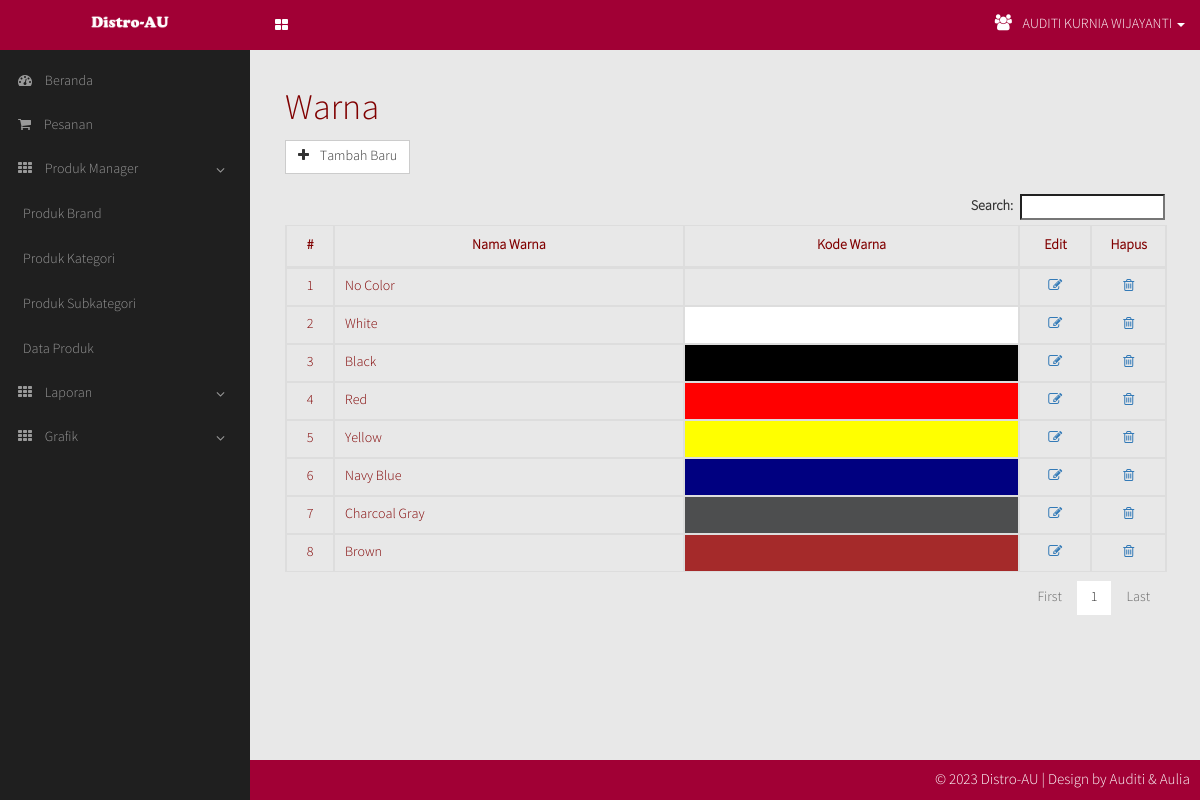
Screenshot of /miiadmin/colors.php (signed in) with the database file from the repository.
### tables this page shows
CREATE TABLE `users` (
  `user_id` int(11) NOT NULL,
  `fullname` varchar(50) NOT NULL,
  `user` varchar(30) NOT NULL,
  `pass` varchar(50) NOT NULL
);

CREATE TABLE `colors` (
  `clr_id` int(11) NOT NULL,
  `color` varchar(30) NOT NULL,
  `color_cd` varchar(7) NOT NULL
);

### miiadmin/colors.php (the view, shortened to what this page needs)
<?php
require_once("connect.php");
if(isset($_COOKIE['user_id']) && $_COOKIE['user_id'] != ''){
	$id = $_COOKIE['user_id'];
}else if(isset($_SESSION['user_id']) && $_SESSION['user_id'] != ''){
	$id = $_SESSION['user_id'];
}else{
	header('location: index.php');
	exit();
}
?>
<!DOCTYPE html>
<html lang="en">
<head>
	<link rel="stylesheet" type="text/css" href="css/bootstrap.min.css" />
	<link rel="stylesheet" type="text/css" href="css/font-awesome.min.css" />
	<link rel="stylesheet" type="text/css" href="css/miiadmin.css" />
	<link rel="stylesheet" type="text/css" href="css/jquery.dataTables.css" />
</head>
<body>
	<?php
	$queryname = mysqli_query($conn, "SELECT * FROM users WHERE user_id = '".$id."'");
	$name = mysqli_fetch_array($queryname);
	?>
	<nav class="navbar navbar-inverse navbar-fixed-top" role="navigation">
		<div class="container-fluid">
			<div class="navbar-header">
				<a href="#main-toggle" id="menu-toggle" class="sidebar-toggle">
				</a>
				<a href="#" class="navbar-brand"><img src="../logo/distroauadmin.png" /></a>
			</div>
			<ul class="nav navbar-nav navbar-right">
				<li class="dropdown user-menu">
					<a class="dropdown-toggle" data-toggle="dropdown">
						<i class="fa fa-users"></i> <?php echo $name['fullname']; ?> <span class="caret"></span>
					</a>
				</li>
			</ul>
		</div>
	</nav>
	<div id="wrapper">
		<aside id="sidebar-wrapper">
			<ul class="sidebar-nav">
				<li><a href="admin.php"><i class="fa fa-dashboard"></i> Beranda</a></li>
				<li><a href="order_confirmation.php"><i class="fa fa-shopping-cart"></i> Pesanan</a></li>
				<li class="sidebar-child"><a href="#"><i class="fa fa-th"></i> Produk Manager <i class="sidebar-fa fa fa-angle-down pull-right"></i></a>
					<ul class="sidebar-second-child" style="display:block;">
						<li><a href="brands.php">Produk Brand</a></li>
						<li><a href="categories.php">Produk Kategori</a></li>
						<li><a href="subcategories.php">Produk Subkategori</a></li>
						<li><a href="product.php">Data Produk</a></li>
					</ul>
				</li>
				<li class="sidebar-child"><a href="#"><i class="fa fa-th"></i> Laporan <i class="sidebar-fa fa fa-angle-down pull-right"></i></a>
				</li>
				<li class="sidebar-child"><a href="#"><i class="fa fa-th"></i> Grafik<i class="sidebar-fa fa fa-angle-down pull-right"></i></a>
				</li>
			</ul>
		</aside>
		<?php
		include "connect.php";
		$act = @$_GET['act'];
		switch($act){
			default:
		?>
		<div id="page-content-wrapper">
			<div class="container-fluid">
				<div class="row">
					<div class="col-lg-12">
						<h1>Warna</h1>
						<a href="?act=add" class="btn btn-default"><i class="fa fa-plus"></i> Tambah Baru</a>
						<div class="table-responsive" style="margin-top:10px;">
							<table id="data" class="table table-bordered results">
								<thead>
									<tr>
										<th width="10">#</th>
										<th>Nama Warna</th>
										<th>Kode Warna</th>
										<th>Edit</th>
										<th>Hapus</th>
									</tr>
								</thead>
								<tbody>
		<?php
			$sql = "SELECT * FROM colors";
			$query = mysqli_query($conn, $sql);
			$no = 0;
			while($row = mysqli_fetch_assoc($query)){
		?>
									<tr>
										<td width="10" align="center"><?php echo ++$no; ?></td>
										<td><?php echo $row['color']; ?></td>
										<td style="background-color:<?php echo $row['color_cd']; ?>;"></td>
										<td width="50" align="center">
											<a href="?act=edit&id=<?php echo $row['clr_id']; ?>" class="mybtn"><i class="fa fa-pencil-square-o"></i></a>
										</td>
										<td width="50" align="center">
											<a href="<?php echo $row['clr_id']; ?>" data-target="#confirm-delete_<?php echo $row['clr_id']; ?>" data-toggle="modal" class="mybtn btn-show"><i class="fa fa-trash-o"></i></a>
										</td>
									</tr>
		<?php } ?>
								</tbody>
							</table>
						</div>
					</div>
				</div>
			</div>
		</div>
		<?php
			break;
		?>
		<?php
		}
		?>
	</div>
	<footer class="footer-bottom">
		<div class="footer-right">
			&copy; 2023 Distro-AU | Design by Auditi & Aulia
		</div>
		<div class="clearfix"></div>
	</footer>
</body>
</html>

### miiadmin/css/miiadmin.css (style rules this page uses)
* { margin: 0; }
html { height: 100%; }
body { font-family: 'Source Sans Pro Light', sans-serif; font-weight: normal; padding: 0; color: #800000; background-color: #E8E8E8; }
h1, h2, h3, h4, h5, h6, p { font-family: 'Source Sans Pro Light', sans-serif; }
.btn-default { margin-top: 0; border-radius: 0; }
.btn-default .fa { position: relative; margin-right: 8px; }
.user-menu { display: inline-block; float: right; margin-top: 16px; margin-right: 10px; list-style: none; padding: 0; }
.user-menu .fa { font-size: 16px; margin-right: 8px; }
.navbar-inverse { background: #A10035; border:0; }
.footer-bottom { position: fixed; left: 0; right: 0; bottom: 0; background: #A10035; height: 40px; }
.footer-right { float: right; padding: 10px 10px; font-size: 15px; color: #FFF; }
.navbar-brand img { display: block; width: 80px; margin: 0 auto; }
.navbar-nav > li { position: relative; display: inline-block; margin: 0; padding: 0; height: 50px; }
.navbar-inverse .navbar-nav > li > a { color: #FFF; position: relative; display: block; padding-top: 14px; padding-bottom: 14px; text-transform: uppercase; }
@media (min-width: 768px) { .navbar { border-radius: 0; margin-bottom: 0; } }
@media (min-width: 768px) { .navbar-inverse .navbar-brand { width: 260px; } }
@media (min-width: 768px) { .navbar > .container .navbar-brand, .navbar > .container-fluid .navbar-brand { text-align: center; } }
.sidebar-toggle { float: right; background-image: none; background-color: transparent; padding: 15px; font-family: fontAwesome; color: #FFF; }
.sidebar-toggle:before { content: "\f009"; }
#wrapper { padding-left: 0; -webkit-transition: all 0.5s ease; -moz-transition: all 0.5s ease; -o-transition: all 0.5s ease; transition: all 0.5s ease; }
#sidebar-wrapper { z-index: 1000; position: fixed; overflow-y: auto; left: 250px; width: 0; height: 100%; margin-left: -250px; background: #1F1F1F; -webkit-transition: all 0.5s ease; -moz-transition: all 0.5s ease; -o-transition: all 0.5s ease; transition: all 0.5s ease; }
#page-content-wrapper { width: 100%; position: absolute; margin-top: 50px; }
.sidebar-nav { margin-top: 10px; width: 250px; padding: 0; list-style: none; }
.sidebar-nav > li { display: block; position: relative; }
.sidebar-nav > li > a { display: block; text-decoration: none; color: #999; border-left: 3px solid transparent; padding: 12px 15px 12px; }
.sidebar-nav > li > a > i.fa { margin-right: 10px; }
.sidebar-second-child { list-style: none; padding: 0; margin: 0; display: none; }
.sidebar-nav ul.sidebar-second-child > li > a { color: #999; display: block; padding: 13px 12px 12px 20px; border-left: 3px solid transparent; }
.sidebar-nav li > a > .pull-right { float: right; text-align: center; margin-top: 3px; min-width: inherit; }
@media (min-width: 768px) { #wrapper { padding-left: 250px; } }
@media (min-width: 768px) { #sidebar-wrapper { width: 250px; } }
@media (min-width: 768px) { #page-content-wrapper { padding: 20px; position: relative; } }
table.dataTable tbody tr { background-color: none; }
.table > thead > tr > th { text-align: center; vertical-align: middle; }
.table > tbody > tr > td { vertical-align: middle; }
table.results { margin-top: 10px; }
.table-responsive { overflow-x: inherit; }

### rows the page displays
users: fullname "AUDITI KURNIA WIJAYANTI"
colors: color "No Color"
colors: color "White"
colors: color "Black"
colors: color "Red"
colors: color "Yellow"
colors: color "Navy Blue"
colors: color "Charcoal Gray"
colors: color "Brown"
